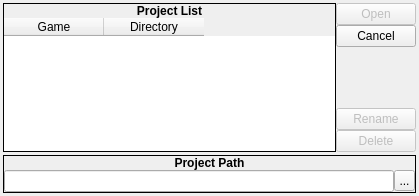
<?xml version="1.0" encoding="UTF-8"?>
<ui version="4.0">
 <class>OpenProject</class>
 <widget class="QDialog" name="OpenProject">
  <property name="windowModality">
   <enum>Qt::ApplicationModal</enum>
  </property>
  <property name="geometry">
   <rect>
    <x>0</x>
    <y>0</y>
    <width>419</width>
    <height>196</height>
   </rect>
  </property>
  <property name="windowTitle">
   <string>Open Project</string>
  </property>
  <property name="windowIcon">
   <iconset resource="gui_icons.qrc">
    <normaloff>:/icons/openrpgmaker.png</normaloff>:/icons/openrpgmaker.png</iconset>
  </property>
  <property name="styleSheet">
   <string notr="true">.QFrame
{
	border-width: 1px;
	border-style: solid;
	border-color: palette(window-text);
}

.QFrame&gt;QLabel
{
	border-width: 0px;
	background-color: palette(window-text);
	color: palette(window);
	font-weight: bold;
}

.QFrame&gt;QCheckBox
{
	background-color: palette(window-text);
	border-width: 0px;
	border-style: none;
	color: palette(window);
	spacing: 3px;
	font-weight: bold;
	padding: 0px 0px 0px 3px;
}

.QFrame&gt;QCheckBox::indicator
{
	min-width: 8px;
	max-width: 8px;
	min-height: 8px;
	max-height: 8px;
	width: 8px;
	height: 8px;
	border-width: 2px;
	border-radius: 0px;
	border-style: ridge;
	border-color: palette(mid);
}

.QFrame&gt;QCheckBox::indicator:unchecked
{
	background-color: palette(base);
}

.QFrame&gt;QCheckBox::indicator:checked
{
	background-color: palette(window-text);
}

.QFrame&gt;QCheckBox::indicator:hover
{
	border-color: palette(highlight);
}</string>
  </property>
  <layout class="QVBoxLayout" name="verticalLayout_3">
   <property name="spacing">
    <number>3</number>
   </property>
   <property name="margin">
    <number>3</number>
   </property>
   <item>
    <layout class="QHBoxLayout">
     <property name="spacing">
      <number>0</number>
     </property>
     <item>
      <widget class="QFrame" name="frame_2">
       <property name="frameShape">
        <enum>QFrame::Box</enum>
       </property>
       <property name="frameShadow">
        <enum>QFrame::Plain</enum>
       </property>
       <layout class="QVBoxLayout" name="verticalLayout_2">
        <property name="spacing">
         <number>0</number>
        </property>
        <property name="margin">
         <number>0</number>
        </property>
        <item>
         <widget class="QLabel" name="label_2">
          <property name="sizePolicy">
           <sizepolicy hsizetype="Preferred" vsizetype="Fixed">
            <horstretch>0</horstretch>
            <verstretch>0</verstretch>
           </sizepolicy>
          </property>
          <property name="font">
           <font>
            <weight>75</weight>
            <bold>true</bold>
           </font>
          </property>
          <property name="text">
           <string>Project List</string>
          </property>
          <property name="alignment">
           <set>Qt::AlignCenter</set>
          </property>
         </widget>
        </item>
        <item>
         <widget class="QTableWidget" name="twProjectList">
          <property name="frameShape">
           <enum>QFrame::NoFrame</enum>
          </property>
          <property name="alternatingRowColors">
           <bool>true</bool>
          </property>
          <property name="selectionMode">
           <enum>QAbstractItemView::SingleSelection</enum>
          </property>
          <property name="selectionBehavior">
           <enum>QAbstractItemView::SelectRows</enum>
          </property>
          <property name="showGrid">
           <bool>false</bool>
          </property>
          <property name="gridStyle">
           <enum>Qt::NoPen</enum>
          </property>
          <property name="wordWrap">
           <bool>false</bool>
          </property>
          <property name="cornerButtonEnabled">
           <bool>false</bool>
          </property>
          <column>
           <property name="text">
            <string>Game</string>
           </property>
           <property name="icon">
            <iconset resource="gui_icons.qrc">
             <normaloff>:/icons/openrpgmaker.png</normaloff>:/icons/openrpgmaker.png</iconset>
           </property>
          </column>
          <column>
           <property name="text">
            <string>Directory</string>
           </property>
           <property name="icon">
            <iconset resource="gui_icons.qrc">
             <normaloff>:/icons/folder.png</normaloff>:/icons/folder.png</iconset>
           </property>
          </column>
         </widget>
        </item>
       </layout>
      </widget>
     </item>
     <item>
      <layout class="QVBoxLayout">
       <property name="spacing">
        <number>0</number>
       </property>
       <item>
        <widget class="QPushButton" name="bOpen">
         <property name="enabled">
          <bool>false</bool>
         </property>
         <property name="text">
          <string>Open</string>
         </property>
        </widget>
       </item>
       <item>
        <widget class="QPushButton" name="bCancel">
         <property name="text">
          <string>Cancel</string>
         </property>
        </widget>
       </item>
       <item>
        <spacer>
         <property name="orientation">
          <enum>Qt::Vertical</enum>
         </property>
         <property name="sizeHint" stdset="0">
          <size>
           <width>20</width>
           <height>40</height>
          </size>
         </property>
        </spacer>
       </item>
       <item>
        <widget class="QPushButton" name="bRename">
         <property name="enabled">
          <bool>false</bool>
         </property>
         <property name="text">
          <string>Rename</string>
         </property>
        </widget>
       </item>
       <item>
        <widget class="QPushButton" name="bDelete">
         <property name="enabled">
          <bool>false</bool>
         </property>
         <property name="text">
          <string>Delete</string>
         </property>
        </widget>
       </item>
      </layout>
     </item>
    </layout>
   </item>
   <item>
    <widget class="QFrame" name="frame">
     <property name="frameShape">
      <enum>QFrame::Box</enum>
     </property>
     <property name="frameShadow">
      <enum>QFrame::Plain</enum>
     </property>
     <layout class="QVBoxLayout" name="verticalLayout">
      <property name="spacing">
       <number>0</number>
      </property>
      <property name="margin">
       <number>0</number>
      </property>
      <item>
       <widget class="QLabel" name="label">
        <property name="sizePolicy">
         <sizepolicy hsizetype="Preferred" vsizetype="Fixed">
          <horstretch>0</horstretch>
          <verstretch>0</verstretch>
         </sizepolicy>
        </property>
        <property name="font">
         <font>
          <weight>75</weight>
          <bold>true</bold>
         </font>
        </property>
        <property name="text">
         <string>Project Path</string>
        </property>
        <property name="alignment">
         <set>Qt::AlignCenter</set>
        </property>
       </widget>
      </item>
      <item>
       <layout class="QHBoxLayout" name="horizontalLayout">
        <property name="spacing">
         <number>0</number>
        </property>
        <item>
         <widget class="QLineEdit" name="leProjectPath">
          <property name="readOnly">
           <bool>true</bool>
          </property>
         </widget>
        </item>
        <item>
         <widget class="QToolButton" name="tbBrowse">
          <property name="minimumSize">
           <size>
            <width>21</width>
            <height>21</height>
           </size>
          </property>
          <property name="maximumSize">
           <size>
            <width>21</width>
            <height>21</height>
           </size>
          </property>
          <property name="text">
           <string>...</string>
          </property>
          <property name="icon">
           <iconset resource="gui_icons.qrc">
            <normaloff>:/icons/fileopen.png</normaloff>:/icons/fileopen.png</iconset>
          </property>
          <property name="iconSize">
           <size>
            <width>16</width>
            <height>16</height>
           </size>
          </property>
         </widget>
        </item>
       </layout>
      </item>
     </layout>
    </widget>
   </item>
  </layout>
 </widget>
 <resources>
  <include location="gui_icons.qrc"/>
 </resources>
 <connections>
  <connection>
   <sender>bOpen</sender>
   <signal>clicked()</signal>
   <receiver>OpenProject</receiver>
   <slot>accept()</slot>
   <hints>
    <hint type="sourcelabel">
     <x>284</x>
     <y>14</y>
    </hint>
    <hint type="destinationlabel">
     <x>163</x>
     <y>102</y>
    </hint>
   </hints>
  </connection>
  <connection>
   <sender>bCancel</sender>
   <signal>clicked()</signal>
   <receiver>OpenProject</receiver>
   <slot>reject()</slot>
   <hints>
    <hint type="sourcelabel">
     <x>284</x>
     <y>39</y>
    </hint>
    <hint type="destinationlabel">
     <x>163</x>
     <y>102</y>
    </hint>
   </hints>
  </connection>
  <connection>
   <sender>twProjectList</sender>
   <signal>cellDoubleClicked(int,int)</signal>
   <receiver>OpenProject</receiver>
   <slot>accept()</slot>
   <hints>
    <hint type="sourcelabel">
     <x>122</x>
     <y>88</y>
    </hint>
    <hint type="destinationlabel">
     <x>163</x>
     <y>102</y>
    </hint>
   </hints>
  </connection>
 </connections>
</ui>
